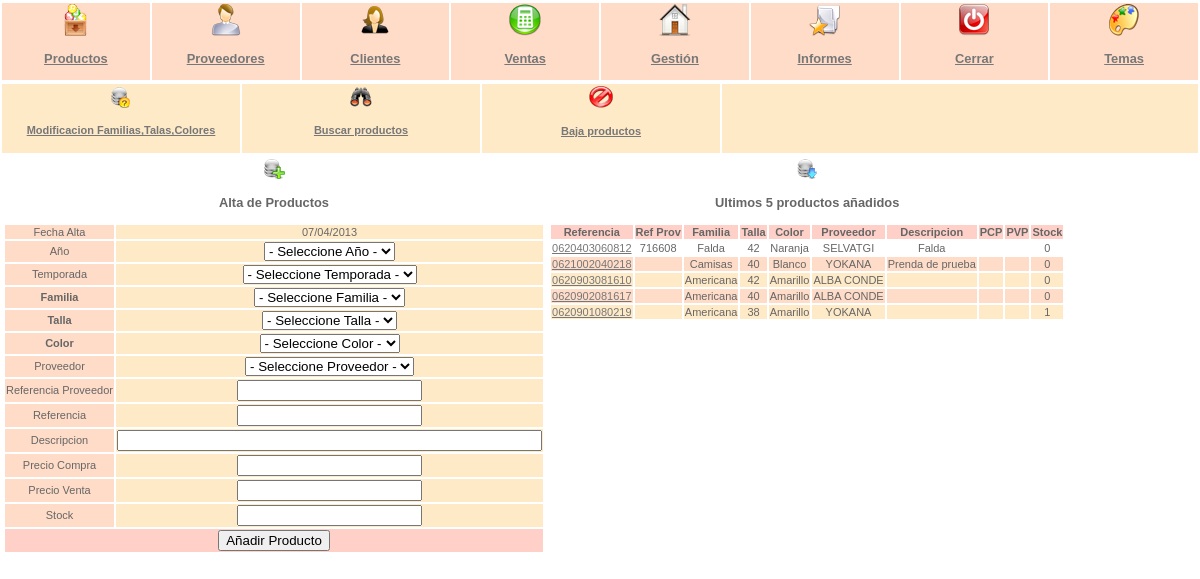
The app's page /index.php?id=1 (signed in) with its own data.
### tables this page shows
CREATE TABLE `menus` (
  `id` int(3) NOT NULL auto_increment,
  `nombre` varchar(25) NOT NULL default '',
  `imagen` varchar(50) NOT NULL default '',
  PRIMARY KEY  (`id`)
);

CREATE TABLE `productos` (
  `id` int(5) NOT NULL auto_increment,
  `fecha` date NOT NULL default '0000-00-00',
  `ano` int(2) NOT NULL default '0',
  `temporada` int(2) NOT NULL default '0',
  `familia` int(3) NOT NULL default '0',
  `talla` int(3) NOT NULL default '0',
  `color` int(4) NOT NULL default '0',
  `proveedor` int(3) NOT NULL default '0',
  `correlativo` int(3) NOT NULL default '0',
  `referenciap` varchar(25) NOT NULL default '',
  `referencia` varchar(25) NOT NULL default '',
  `descripcion` varchar(255) NOT NULL default '',
  `precioc` varchar(25) NOT NULL default '',
  `preciov` varchar(25) NOT NULL default '',
  `stock` int(5) NOT NULL default '0',
  `ean13` varchar(40) NOT NULL default '',
  PRIMARY KEY  (`id`)
);

CREATE TABLE `familias` (
  `id` int(5) NOT NULL auto_increment,
  `nombre` varchar(20) NOT NULL default '',
  `imagen` mediumblob NOT NULL,
  PRIMARY KEY  (`id`)
);

CREATE TABLE `tallas` (
  `id` int(5) NOT NULL auto_increment,
  `nombre` varchar(5) NOT NULL default '',
  PRIMARY KEY  (`id`)
);

CREATE TABLE `color` (
  `id` int(5) NOT NULL auto_increment,
  `nombre` varchar(25) NOT NULL default '',
  PRIMARY KEY  (`id`)
);

CREATE TABLE `proveedores` (
  `id` int(5) NOT NULL auto_increment,
  `Nombre` varchar(255) NOT NULL default '',
  `Direccion` varchar(255) NOT NULL default '',
  `cp` varchar(6) NOT NULL default '',
  `telefono` varchar(10) NOT NULL default '',
  `web` varchar(50) NOT NULL default '',
  `mail` varchar(50) NOT NULL default '',
  `ciudad` varchar(50) NOT NULL default '',
  `fax` varchar(50) NOT NULL default '',
  `nif` varchar(15) NOT NULL default '',
  PRIMARY KEY  (`id`)
);

### conexion.php (called while the page is built, shortened)
<?
$dbname = "naida";
?>

### productos/tacofa.php (the view, shortened to what this page needs)
<tr><td <? print($_SESSION[color2]); ?>><b>Familia</b></td><td <? print($_SESSION[color1]); ?>>
<select name="familia">
<option value="0">- Seleccione Familia -</option>
</select>
</td></tr>
<tr><td <? print($_SESSION[color2]); ?>><b>Talla</b></td><td <? print($_SESSION[color1]); ?>>
<select name="talla">
	<option value="0">- Seleccione Talla -</option>
</select>
</td></tr>
<tr><td <? print($_SESSION[color2]); ?>><b>Color</b></td><td <? print($_SESSION[color1]); ?>>
<select name="color">
	<option value="0">- Seleccione Color -</option>
</select>
</td></tr>

### principal.php (shortened to what this page needs)
<?
print("<table width=100%><tr>");
$menus = "Select * from menus";
$rmenus = mysql_db_query ($dbname, $menus, $con);
while($celda = mysql_fetch_array($rmenus))
{
print("<th width='12%' $_SESSION[color2]><img src=$celda[imagen] alt=imagen></img><h3><a href=index.php?id=$celda[id]>$celda[nombre]</a></h3></th>");
}
print("</tr></table>");
if(isset($_GET['id']))
{
	$id = $_GET["id"];
	switch($id)
		{
	case 1: include("productos/productos.php");break;
		}
}
?>

### productos/cinco.php
<img src='imagenes/cinco.png' alt='cinco'/><h3>Ultimos 5 productos a&ntilde;adidos</h3>
<table><tr <? print($_SESSION[colorc]); ?>><th>Referencia</th><th>Ref Prov</th><th>Familia</th><th>Talla</th><th>Color</th>
<th>Proveedor</th><th>Descripcion</th><th>PCP</th><th>PVP</th><th>Stock</th></tr>
<?
$bigsql="SELECT p.id AS codigo, p.referencia AS referencia, p.referenciap AS rproveedor, p.familia, p.talla, p.color, p.proveedor, p.descripcion AS descri, p.precioc AS precioc, p.preciov AS preciov, p.stock AS stock, f.id, f.nombre AS fnombre, c.id, c.nombre AS cnombre, t.id, t.nombre AS tnombre, r.id, r.nombre AS rnombre
FROM productos AS p
JOIN tallas AS t ON p.talla = t.id
JOIN color AS c ON p.color = c.id
JOIN familias AS f ON p.familia = f.id
JOIN proveedores AS r ON p.proveedor = r.id
ORDER BY p.id DESC
LIMIT 5 ";
$bbigsql = mysql_db_query($dbname,$bigsql,$con);
$color = $color1;
$cont = 1;
while ($rbig = mysql_fetch_array($bbigsql))
{
$cont++;
print("<tr $color><td><a href=index.php?id=1&amp;ref=$rbig[codigo]>$rbig[referencia]</a></td>");
print("<td>$rbig[rproveedor]</td>");
print("<td>$rbig[fnombre]</td>");
print("<td>$rbig[tnombre]</td>");
print("<td>$rbig[cnombre]</td>");
print("<td>$rbig[rnombre]</td>");
print("<td>$rbig[descri]</td>");
print("<td>$rbig[precioc]</td>");
print("<td>$rbig[preciov]</td>");
print("<td>$rbig[stock]</td>");
print("</tr>");
if ($cont % 2 == 0)
$color = $_SESSION[color2];
else
$color = $_SESSION[color1];
}
print("</table>");
?>
</tr></table>

### 174.css (style rules this page uses)
body { text-align:center; padding:0; margin:1px 0 0; font:normal 11px Arial, Helvetica, Sans-serif; color:#666; }
a { color:#777; }
img { border: 0; }

### records on screen
menus: imagen (picture), nombre "Productos"
menus: imagen (picture), nombre "Proveedores"
menus: imagen (picture), nombre "Clientes"
menus: imagen (picture), nombre "Ventas"
menus: imagen (picture), nombre "Gestión"
menus: imagen (picture), nombre "Informes"
menus: imagen (picture), nombre "Cerrar"
menus: imagen (picture), nombre "Temas"
productos: referencia "0620403060812", referenciap "716608", familias.nombre "Falda", tallas.nombre "42", color.nombre "Naranja", proveedores.Nombre "SELVATGI", descripcion "Falda", stock "0"
productos: referencia "0621002040218", familias.nombre "Camisas", tallas.nombre "40", color.nombre "Blanco", proveedores.Nombre "YOKANA", descripcion "Prenda de prueba", stock "0"
productos: referencia "0620903081610", familias.nombre "Americana", tallas.nombre "42", color.nombre "Amarillo", proveedores.Nombre "ALBA CONDE", stock "0"
productos: referencia "0620902081617", familias.nombre "Americana", tallas.nombre "40", color.nombre "Amarillo", proveedores.Nombre "ALBA CONDE", stock "0"
productos: referencia "0620901080219", familias.nombre "Americana", tallas.nombre "38", color.nombre "Amarillo", proveedores.Nombre "YOKANA", stock "1"
